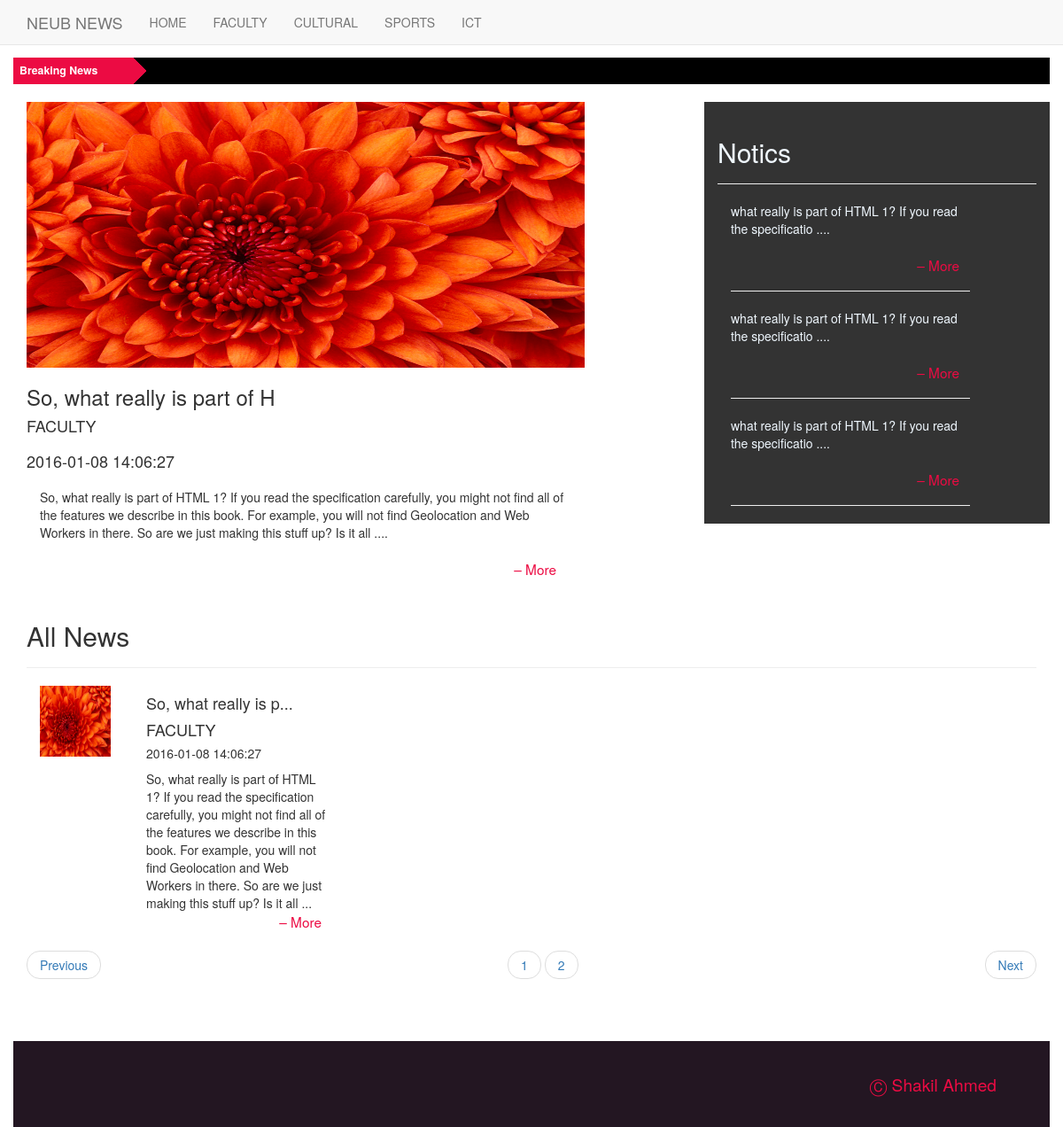
The page /facutti.php on the database its author committed.
### tables this page shows
CREATE TABLE IF NOT EXISTS `all_news` (
  `id` int(11) NOT NULL AUTO_INCREMENT,
  `news_title` varchar(255) NOT NULL,
  `description` text NOT NULL,
  `cat_id` int(11) NOT NULL,
  `images` varchar(255) NOT NULL,
  `type_id` int(11) NOT NULL,
  `date` datetime NOT NULL,
  PRIMARY KEY (`id`)
);

CREATE TABLE IF NOT EXISTS `category` (
  `cat_id` int(11) NOT NULL AUTO_INCREMENT,
  `cat_name` varchar(255) NOT NULL,
  PRIMARY KEY (`cat_id`)
);

CREATE TABLE IF NOT EXISTS `notices` (
  `id` int(11) NOT NULL AUTO_INCREMENT,
  `notics_title` varchar(255) NOT NULL,
  `note` text NOT NULL,
  `notices_time` datetime NOT NULL,
  PRIMARY KEY (`id`)
);

### facutti.php (the view, shortened to what this page needs)
<!DOCTYPE html>
<html lang="en">
  <head>
    <link href="css/bootstrap.min.css" rel="stylesheet">
    <link href="css/custom.css" rel="stylesheet">
	  <link rel="stylesheet" type="text/css" href="css/ticker.css">
  </head>
  <body>
  <?php include 'header.php'; ?>
		<div class="container-fluid custom-ticker">
			    <div class="ticker-container">
				  <div class="ticker-caption">
					<p>Breaking News</p>
				  </div>
				  <ul>
				    	<?php
			$breaking = mysql_query("SELECT * FROM all_news ORDER BY `id` DESC LIMIT 0,10");
			while($bnews = mysql_fetch_array($breaking))
			{
				$bdes = $bnews['description'];
				$new_b_des = substr($bdes,0,36);
			?>
					<div>
					  <li><span> <?php echo $new_b_des; ?> &ndash; <a href="#">read more</a></span></li>
					</div>
					<?php
			}
		?>
				 </ul>
		</div>
		<div class="container head-container">
			<div class="row">
			<?php
				$type_que = mysql_query("select * from category where cat_name = 'FACULTY'");
				$type_query = mysql_fetch_array($type_que);
					$cat_q_id = $type_query['cat_id'];
				$head_query = mysql_query("select * from all_news  where cat_id = '$cat_q_id' ORDER BY `id` ASC");
					while($main_post = mysql_fetch_array($head_query))
					{
						$news_id_main = $main_post['id'];
						$news_title_main = $main_post['news_title'];
						$news_description_main = $main_post['description'];
						$new_news_description_main = substr($news_description_main,0,260);
						$news_cat_id_main = $main_post['cat_id'];
						$main_cat_head =mysql_query("SELECT cat_name FROM category where cat_id = '$news_cat_id_main'");
						$run2 = mysql_fetch_array($main_cat_head);
						$cat_name_main = $run2['cat_name'];
						$news_images_main = $main_post['images'];
						$news_date_main = $main_post['date'];
					}
			?>
				<div class="col-lg-8 col-md-12">
					<img src="upload/<?php echo $news_images_main; ?>" alt="" class="img-responsive" style="width:630px;height:300px" />
						<h3 class="head_h2"><?php echo $news_title_main; ?></h3>
								<h4><?php echo $cat_name_main." </br>";?> <?php echo " </br>".$news_date_main; ?></h4>
						<div class="col-lg-10 col-md-10">
									<p class="">
										<?php echo $new_news_description_main."...."; ?>
										<a href="view.php?id=<?php echo $news_id_main; ?>" class="more"> &ndash; More </a>
									</p>
						</div>
				</div>
				<div class="col-lg-4 col-md-12 custom-notics">
					<div class="page-header">
						<h2>Notics</h2>
					</div>
					<div class="col-lg-10 col-md-12">
					<?php
					$sql = mysql_query("select * from notices ORDER BY `id` DESC LIMIT 0,3 ");$counter = 0;
					$max = 10;
					while($note = mysql_fetch_array($sql) and ($counter < $max) )
					{
						$notics_id = $note['id'];
						$notes = $note['note'];
						$new_notices = substr($notes,0,60);
						?>
						<p>
						<?php echo $new_notices."  ...."; ?>
							<a href="note_view.php?id=<?php echo $notics_id; ?>" class="more"> &ndash; More </a>
							<hr />
						</p>
					<?php
					$counter++;
				}
					?>
					</div>
				</div>
			</div>
		</div>
		<div class="container">
			<div class="page-header"> <h2>All News </h2> </div>
				<div class="row">
			<?php
				$per_page = 6;
				if(isset($_GET['page'])){
					$page = $_GET['page'];
				}else{
					$page =1;
				}
			$start_from =( $page - 1) * $per_page;
			?>
		<?php
			$allnews = mysql_query("SELECT * FROM all_news where cat_id= '$news_cat_id_main' ORDER BY `id` DESC LIMIT $start_from , $per_page");
			while($news = mysql_fetch_array($allnews))
			{
				$id=$news['id'];
				$news_title = $news['news_title'];
				$new_tit = substr($news_title,0,20);
				$des = $news['description'];
				$cat_id = $news['cat_id'];
				$images = $news['images'];
				$date = $news['date'];
				$new_des = substr($des,0,260);
				$query1 =mysql_query("SELECT cat_name FROM category where cat_id = '$cat_id'");
						$run1 = mysql_fetch_array($query1);
						$cat_name = $run1['cat_name'];
		?>
		<div class="col-lg-4 col-md-6">
			<div class="col-lg-4 col-md-6">
				<img src="upload/<?php echo $images; ?>" alt="" class="mg-responsive" style="width:80px;height:80px"/>
			</div>
			<div class="col-lg-8 col-md-6">
			<h4> <?php echo $new_tit."..." ;?>  </h4>
			<h4> <?php echo $cat_name; ?>  </h4>
			<h5> <?php echo $date ;?>  </h5>
				<p>
					<?php echo $new_des."..."; ?>
					<br />
					<a href="view.php?id=<?php echo $id; ?>" class="more"> &ndash; More </a>
				</p>
			</div>
		</div>
			<?php
				}
			?>
			<div class="col-lg-12 col-md-12">
			<?php
			$ii =1;
				$page_query  = mysql_query("SELECT * FROM all_news");
				$total_rows  = mysql_num_rows($page_query);
				$total_pages = ceil($total_rows/$per_page);
			?>
			 <ul class="pager">
			 	<li class="previous"><a href="facutti.php?page=1">Previous</a></li>
				<?php
					for($ii <= 1; $ii <= $total_pages ; $ii++){
				?>   <li><a href="facutti.php?page=<?php echo $ii ?>"> <?php echo $ii ?> </a></li>
				<?php
					}
				?>
				<li class="next"><a  href="facutti.php?page=<?php echo $total_pages ?>">Next</a></li>
			</ul>
			</div>
			</div>
		</div>
		<div class="container-fluid custom-footer">
			 <p>&#9400 Shakil Ahmed</p>
		</div>
  </body>
</html>

### css/custom.css (style rules this page uses)
.custom-ticker { margin-top: 65px; }
.head-container { margin-top: 7px; }
.custom-notics { background-color: #333; color: aliceblue; }
.custom-footer { background-color: #231622; color: #EC0B43; margin-top: 50px; font-size: medium; }
.custom-footer p { margin: 35px 45px 35px 5px; float: right; font-size: 1.2em; }
.more { color: #EC0B43; float: right; font-size: 1.1em; padding-right: 12px; padding-bottom: 2px; }

### css/ticker.css (style rules this page uses)
* { margin: 0; padding: 0; font-family: "Helvetica Neue",Helvetica,Arial,sans-serif; }
.ticker-container { height: 60px; width: 100%; text-align: center; position: relative; overflow: hidden; background-color: rgba(0,0,0,1); color: white; font-size: 1.1em; margin-bottom: 15px; }
.ticker-container .ticker-caption { height: 50%; width: 100%; background-color: #EC0B43; display: table; position: absolute; color: white; font-size: 0.8em; z-index: 1; }
.ticker-container .ticker-caption p { height: inherit; width: inherit; display: table-cell; vertical-align: middle; font-weight: bold; }
.ticker-container ul { list-style: none; padding: 0; height: auto; }
.ticker-container ul div { overflow: hidden; position: absolute; z-index: 0; display: inline; min-width: 100%; left: 0; height: 50%; transition: 4.25s ease-in-out; }
.ticker-container ul div.ticker-active { top: 30px; }
.ticker-container ul div li { padding: 5px 0; }
@media (min-width: 500px) { .ticker-container { height: 30px; text-align: left; } }
@media (min-width: 500px) { .ticker-container .ticker-caption { height: 100%; width: 150px; background: url('../images/ticker-caption-bg.png'); } }
@media (min-width: 500px) { .ticker-container .ticker-caption p { text-align: left; padding-left: 7px; } }
@media (min-width: 500px) { .ticker-container ul { margin-left: 170px; height: 100%; } }
@media (min-width: 500px) { .ticker-container ul div { height: 100%; left: 170px; } }
@media (min-width: 500px) { .ticker-container ul div.ticker-active { top: 0; } }
@media (min-width: 768px) { .ticker-container { margin-bottom: 10px; } }
@media (min-width: 992px) { .ticker-container { margin-bottom: 20px; } }

### rows shown on the page
all_news: images (picture), news_title "So, what really is part of H", date "2016-01-08 14:06:27", description "So, what really is part of HTML 1? If you read the specification carefully, you might not find all of the features we describe in this book. For example, you will not find Geolocation and Web Workers in there. So are we just making this stuff up? Is it all", news_title "So, what really is p", cat.cat_name "FACULTY"
category: cat_name "FACULTY"
notices: note "what really is part of HTML 1? If you read the specificatio"
notices: note "what really is part of HTML 1? If you read the specificatio"
notices: note "what really is part of HTML 1? If you read the specificatio"
